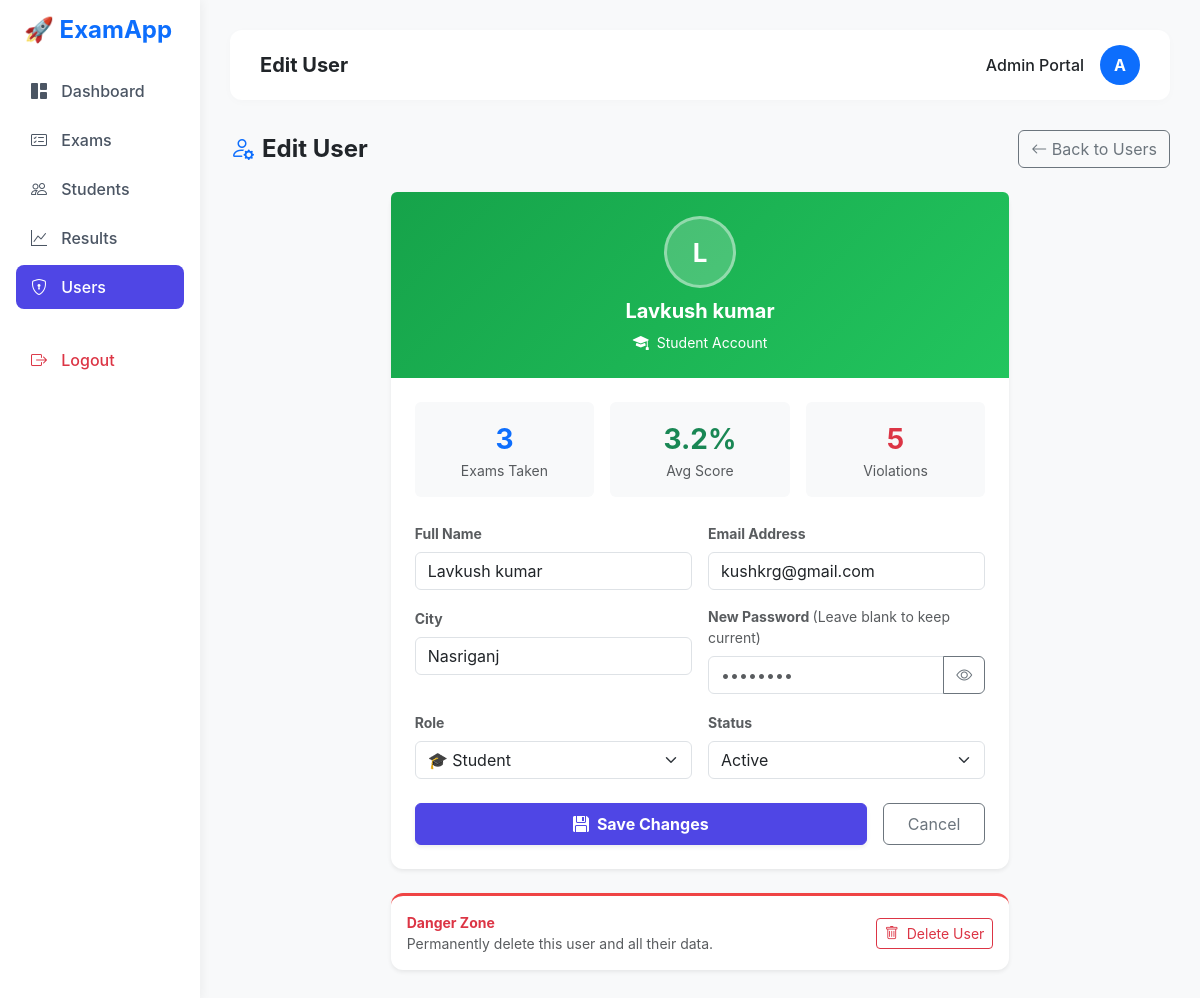
The page /admin/users/edit?id=5 (signed in) on the database its author committed.
### tables this page shows
CREATE TABLE `users` (
  `id` int NOT NULL AUTO_INCREMENT,
  `name` varchar(100) NOT NULL,
  `email` varchar(100) NOT NULL,
  `password` varchar(255) NOT NULL,
  `role` enum('admin','student','examiner') DEFAULT 'student',
  `city` varchar(100) DEFAULT NULL,
  `status` enum('active','inactive') DEFAULT 'active',
  `created_at` timestamp NULL DEFAULT CURRENT_TIMESTAMP,
  PRIMARY KEY (`id`),
  UNIQUE KEY `email` (`email`)
);

### app/Controllers/AdminController.php (called while the page is built, shortened)
<?php
class AdminController {
    private $userModel;
    public function __construct() {
        $database = new Database();
        $this->db = $database->connect();
        $this->userModel = new User($this->db);
    }
    public function editUser() {
        $id   = $_GET['id'] ?? null;
        $user = $this->userModel->getUserById($id);
        require_once __DIR__ . '/../Views/admin/users/edit.php';
        require_once __DIR__ . '/../Views/layouts/admin.php';
    }
}

### app/Config/Database.php (called while the page is built, shortened)
<?php
class Database {
    private $host = '127.0.0.1';
    private $db_name = 'online_exam_db';
    private $username = 'root';
    private $password = '';
    public function connect() {
        $this->conn = null;
        try {
            $dsn = "mysql:host=" . $this->host . ";dbname=" . $this->db_name . ";charset=utf8mb4";
            $this->conn = new PDO($dsn, $this->username, $this->password);
            $this->conn->setAttribute(PDO::ATTR_ERRMODE, PDO::ERRMODE_EXCEPTION);
            $this->conn->setAttribute(PDO::ATTR_DEFAULT_FETCH_MODE, PDO::FETCH_ASSOC);
        } catch(PDOException $e) {
            echo 'Connection Error: ' . $e->getMessage();
        }
        return $this->conn;
    }
}

### app/Models/User.php (called while the page is built, shortened)
<?php
class User {
    private $conn;
    private $table = 'users';
    public function __construct($db) {
        $this->conn = $db;
    }
    public function getUserById($id) {
        $query = "SELECT u.id, u.name, u.email, u.city, u.role, u.status, u.created_at,
            CASE WHEN u.role = 'student' THEN (SELECT COUNT(*) FROM exam_attempts ea WHERE ea.user_id = u.id AND ea.status = 'evaluated') ELSE NULL END as exams_taken,
            CASE WHEN u.role = 'student' THEN (SELECT ROUND(AVG(ea.score),1) FROM exam_attempts ea WHERE ea.user_id = u.id AND ea.status = 'evaluated') ELSE NULL END as avg_score,
            CASE WHEN u.role = 'student' THEN (SELECT SUM(ea.tab_switches) FROM exam_attempts ea WHERE ea.user_id = u.id) ELSE NULL END as total_violations
            FROM " . $this->table . " u WHERE u.id = :id LIMIT 1";
        $stmt = $this->conn->prepare($query);
        $stmt->execute(['id' => $id]);
        return $stmt->fetch(PDO::FETCH_ASSOC);
    }
}

### app/Views/admin/users/edit.php (the view, shortened to what this page needs)
<?php
$roleMeta = [
    'admin'    => ['label'=>'Admin',    'grad'=>'linear-gradient(135deg,#6366f1,#8b5cf6)', 'icon'=>'bi-shield-fill-check'],
    'student'  => ['label'=>'Student',  'grad'=>'linear-gradient(135deg,#16a34a,#22c55e)', 'icon'=>'bi-mortarboard-fill'],
    'examiner' => ['label'=>'Examiner', 'grad'=>'linear-gradient(135deg,#d97706,#f59e0b)', 'icon'=>'bi-pencil-square'],
];
$rm = $roleMeta[$user['role']] ?? $roleMeta['student'];
?>
<div class="d-flex justify-content-between align-items-center mb-4">
    <h4 class="fw-bold m-0 text-dark"><i class="bi bi-person-gear text-primary me-2"></i>Edit User</h4>
    <a href="/admin/users" class="btn btn-outline-secondary"><i class="bi bi-arrow-left"></i> Back to Users</a>
</div>
<div class="row justify-content-center">
    <div class="col-md-9 col-lg-8">
        <div class="card border-0 shadow-sm">
            <div class="py-4 text-center text-white" style="background:<?= $rm['grad'] ?>;border-radius:.375rem .375rem 0 0;">
                <div class="rounded-circle d-inline-flex align-items-center justify-content-center text-white fw-bold mb-2"
                     style="width:72px;height:72px;font-size:26px;background:rgba(255,255,255,.2);border:3px solid rgba(255,255,255,.4);">
                    <?= strtoupper(substr($user['name'],0,1)) ?>
                </div>
                <div class="fw-bold fs-5"><?= htmlspecialchars($user['name']) ?></div>
                <div class="d-flex align-items-center justify-content-center gap-2 mt-1 opacity-85">
                    <i class="bi <?= $rm['icon'] ?>"></i>
                    <span class="small"><?= $rm['label'] ?> Account</span>
                </div>
            </div>
            <div class="card-body p-4">
                <?php if($user['role']==='student'): ?>
                <div class="row g-3 mb-4">
                    <div class="col-4"><div class="bg-light rounded p-3 text-center">
                        <div class="fw-bold fs-3 text-primary"><?=$user['exams_taken']??0?></div>
                        <div class="text-muted small">Exams Taken</div>
                    </div></div>
                    <div class="col-4"><div class="bg-light rounded p-3 text-center">
                        <div class="fw-bold fs-3 text-success"><?=$user['avg_score']!==null?$user['avg_score'].'%':'—'?></div>
                        <div class="text-muted small">Avg Score</div>
                    </div></div>
                    <div class="col-4"><div class="bg-light rounded p-3 text-center">
                        <div class="fw-bold fs-3 <?=($user['total_violations']??0)>0?'text-danger':'text-success'?>"><?=$user['total_violations']??0?></div>
                        <div class="text-muted small">Violations</div>
                    </div></div>
                </div>
                <?php endif; ?>
                <form action="/admin/users/update" method="POST">
                    <div class="row g-3">
                        <div class="col-md-6">
                            <label class="form-label text-muted small fw-bold">Full Name</label>
                            <input type="text" name="name" class="form-control" value="<?= htmlspecialchars($user['name']) ?>" required>
                        </div>
                        <div class="col-md-6">
                            <label class="form-label text-muted small fw-bold">Email Address</label>
                            <input type="email" name="email" class="form-control" value="<?= htmlspecialchars($user['email']) ?>" required>
                        </div>
                        <div class="col-md-6">
                            <label class="form-label text-muted small fw-bold">City</label>
                            <input type="text" name="city" class="form-control" value="<?= htmlspecialchars($user['city']??'') ?>" placeholder="e.g. Delhi">
                        </div>
                        <div class="col-md-6">
                            <label class="form-label text-muted small fw-bold">New Password <span class="text-muted fw-normal">(Leave blank to keep current)</span></label>
                            <div class="input-group">
                                <input type="password" name="password" id="pw-field" class="form-control" placeholder="••••••••" minlength="6" autocomplete="new-password">
                                <button type="button" class="btn btn-outline-secondary" onclick="togglePw()"><i class="bi bi-eye" id="pw-icon"></i></button>
                            </div>
                        </div>
                        <div class="col-md-6">
                            <label class="form-label text-muted small fw-bold">Role</label>
                            <select name="role" class="form-select">
                                <option value="student"  <?= $user['role']==='student'  ?'selected':'' ?>>🎓 Student</option>
                            </select>
                        </div>
                        <div class="col-md-6">
                            <label class="form-label text-muted small fw-bold">Status</label>
                            <select name="status" class="form-select">
                                <option value="active"   <?= $user['status']==='active'  ?'selected':'' ?>>Active</option>
                            </select>
                        </div>
                    </div>
                    <div class="d-flex gap-3 mt-4">
                        <button type="submit" class="btn btn-primary fw-bold py-2 flex-grow-1 shadow-sm">
                            <i class="bi bi-floppy-fill me-2"></i>Save Changes
                        </button>
                        <a href="/admin/users" class="btn btn-outline-secondary py-2 px-4">Cancel</a>
                    </div>
                </form>
            </div>
        </div>
        <div class="card border-0 shadow-sm mt-4" style="border-top:3px solid #ef4444 !important;">
            <div class="card-body py-3 d-flex justify-content-between align-items-center">
                <div>
                    <div class="fw-bold text-danger small">Danger Zone</div>
                    <div class="text-muted small">Permanently delete this user and all their data.</div>
                </div>
                <button class="btn btn-sm btn-outline-danger delete-user-btn" data-id="<?= $user['id'] ?>" data-name="<?= htmlspecialchars($user['name']) ?>">
                    <i class="bi bi-trash me-1"></i> Delete User
                </button>
            </div>
        </div>
    </div>
</div>

### app/Views/layouts/admin.php (style rules this page uses)
body { background-color: #f8f9fa; font-family: 'Inter', sans-serif; }
.card { border: none; border-radius: 12px; box-shadow: 0 4px 12px rgba(0,0,0,0.03); }
.btn-primary { background-color: #4F46E5; border-color: #4F46E5; }

### rows shown on the page
users: name "L", name "Lavkush kumar", role "Student", email "kushkrg@gmail.com", city "Nasriganj", role "🎓 Student", status "Active"

### other values the page prints
$title "Edit User"
$user['exams_taken'] "3"
$user['avg_score'] "3.2"
$user['total_violations'] "5"
